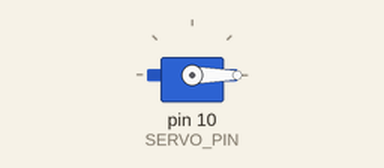
This sketch was run on a simulated Arduino Uno, built with avr-gcc and run on an emulated ATmega328P. Parts: servo.

Above: at 0.05 s.
At 1.5 s:
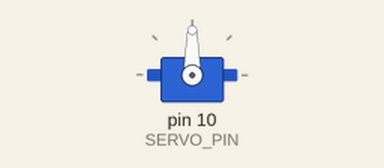
At 3.0 s:
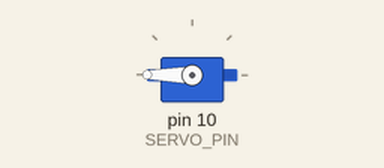
Timing chart, 0 to 6.9 s (numbered marks = the images above):
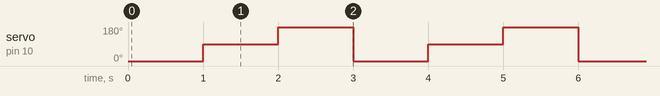

Measured:
- by itself, servo on pin 10 (SERVO_PIN): repeats every 3.0 s: 180° 1.0 s, 0° 1.0 s, 90° 1.0 s

The sketch:

sketch.ino
```cpp
// Servo Motor Control using Arduino
#include <Servo.h>
#define SERVO_PIN 10 // Servo motor connected to pin 9
Servo myServo; // Create a Servo object
void setup() {
myServo.attach(SERVO_PIN); // Attach the servo to pin 9
}
void loop() {
myServo.write(0); // Move servo to 0°
delay(1000); // Wait 1 second
myServo.write(90); // Move servo to 90°
delay(1000); // Wait 1 second
myServo.write(180); // Move servo to 180°
delay(1000); // Wait 1 second
}
```
